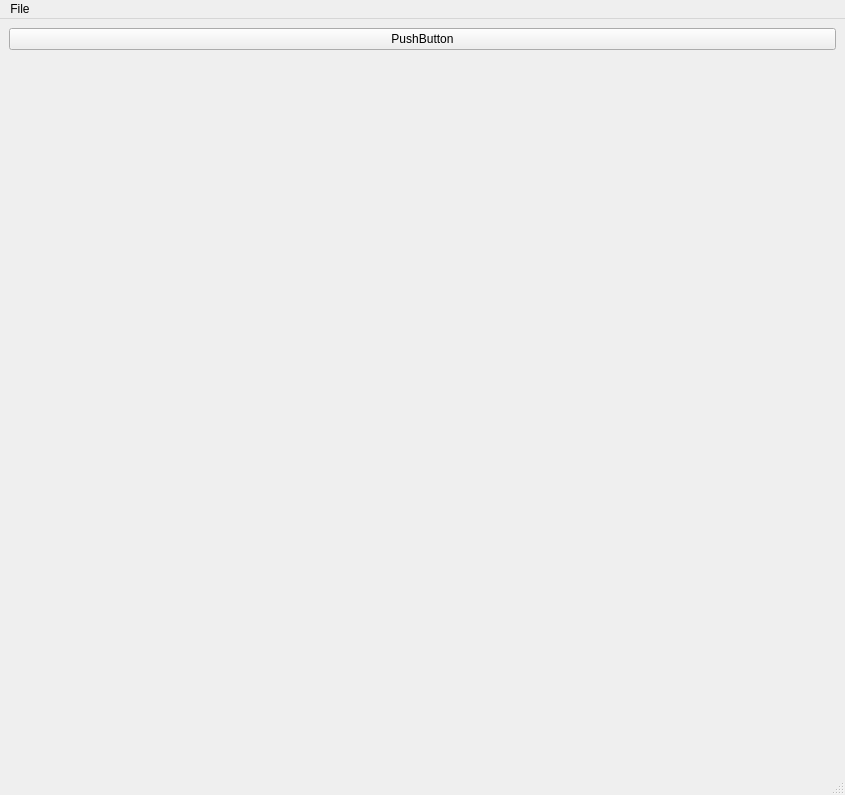
<?xml version="1.0" encoding="UTF-8"?>
<ui version="4.0">
 <class>MainWindow</class>
 <widget class="QMainWindow" name="MainWindow">
  <property name="geometry">
   <rect>
    <x>0</x>
    <y>0</y>
    <width>845</width>
    <height>795</height>
   </rect>
  </property>
  <property name="windowTitle">
   <string>MainWindow</string>
  </property>
  <property name="iconSize">
   <size>
    <width>0</width>
    <height>0</height>
   </size>
  </property>
  <property name="toolButtonStyle">
   <enum>Qt::ToolButtonIconOnly</enum>
  </property>
  <widget class="QWidget" name="centralwidget">
   <layout class="QGridLayout" name="gridLayout">
    <item row="0" column="0">
     <layout class="QVBoxLayout" name="verticalLayout">
      <item>
       <widget class="QPushButton" name="pushButton">
        <property name="text">
         <string>PushButton</string>
        </property>
       </widget>
      </item>
      <item>
       <widget class="QLabel" name="img_label">
        <property name="text">
         <string/>
        </property>
       </widget>
      </item>
     </layout>
    </item>
   </layout>
  </widget>
  <widget class="QStatusBar" name="statusbar"/>
  <widget class="QMenuBar" name="menubar">
   <property name="geometry">
    <rect>
     <x>0</x>
     <y>0</y>
     <width>845</width>
     <height>23</height>
    </rect>
   </property>
   <property name="nativeMenuBar">
    <bool>true</bool>
   </property>
   <widget class="QMenu" name="menuFile">
    <property name="title">
     <string>File</string>
    </property>
    <addaction name="actionOpen"/>
    <addaction name="separator"/>
   </widget>
   <addaction name="menuFile"/>
  </widget>
  <action name="actionOpen">
   <property name="checkable">
    <bool>false</bool>
   </property>
   <property name="checked">
    <bool>false</bool>
   </property>
   <property name="enabled">
    <bool>true</bool>
   </property>
   <property name="text">
    <string>Open Image</string>
   </property>
  </action>
 </widget>
 <resources/>
 <connections/>
</ui>
